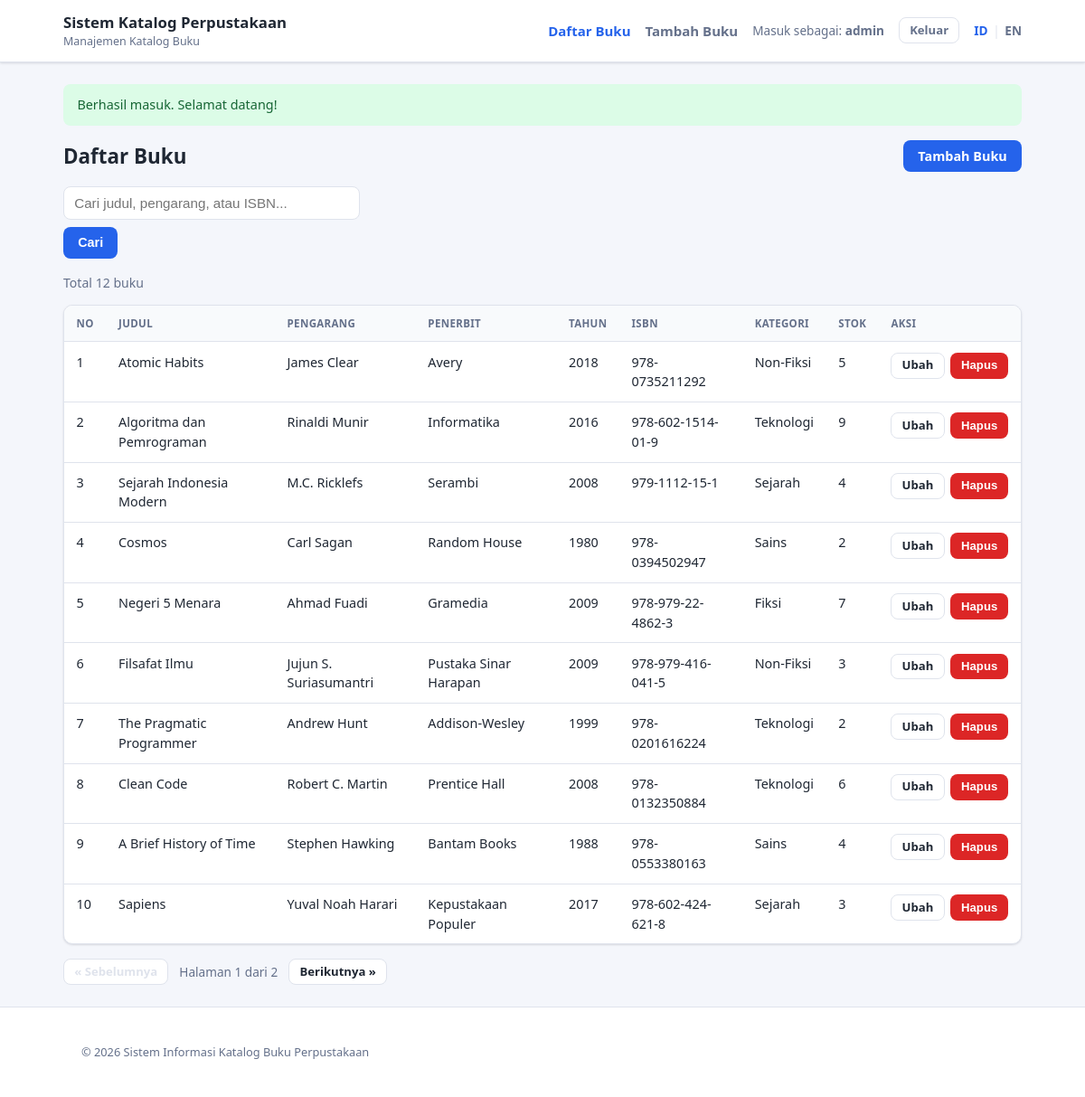
/index.php (signed in), run on the app's committed database.
### tables this page shows
CREATE TABLE `books` (
  `id` int(11) NOT NULL AUTO_INCREMENT,
  `title` varchar(150) NOT NULL,
  `author` varchar(100) NOT NULL,
  `publisher` varchar(100) NOT NULL,
  `year` smallint(6) NOT NULL,
  `isbn` varchar(17) NOT NULL,
  `category` varchar(50) NOT NULL,
  `stock` int(11) NOT NULL DEFAULT 0,
  `created_at` timestamp NOT NULL DEFAULT current_timestamp(),
  `updated_at` timestamp NOT NULL DEFAULT current_timestamp() ON UPDATE current_timestamp(),
  PRIMARY KEY (`id`),
  UNIQUE KEY `isbn` (`isbn`)
);

### includes/functions.php (called while the page is built, shortened)
<?php
require_once __DIR__ . '/../config/database.php';
if (!function_exists('e')) {
    function e($value): string
    {
        return htmlspecialchars((string) $value, ENT_QUOTES, 'UTF-8');
    }
}
if (!function_exists('get_flashes')) {
    function get_flashes(): array
    {
        $flashes = $_SESSION['flash'] ?? [];
        return $flashes;
    }
}

### includes/auth.php (called while the page is built, shortened)
<?php
require_once __DIR__ . '/../config/database.php';
require_once __DIR__ . '/functions.php';
if (!function_exists('is_logged_in')) {
    function is_logged_in(): bool
    {
        return isset($_SESSION['user_id']);
    }
}

### includes/lang.php (called while the page is built, shortened)
<?php
$lang = require __DIR__ . '/../lang/' . $_SESSION['lang'] . '.php';
if (!function_exists('t')) {
    function t(string $key, ...$args): string
    {
        global $lang;
        $text = $lang[$key] ?? $key;
        return $args ? vsprintf($text, $args) : $text;
    }
}

### config/database.php (called while the page is built)
<?php
$DB_CONFIG = [
    'host'    => '127.0.0.1',
    'port'    => 3306,
    'name'    => 'db_perpustakaan',
    'user'    => 'root',
    'pass'    => '',
    'charset' => 'utf8mb4',
];
if (!function_exists('db')) {
    function db(): PDO
    {
        static $pdo = null;
        if ($pdo === null) {
            global $DB_CONFIG;
            $dsn = sprintf(
                'mysql:host=%s;port=%d;dbname=%s;charset=%s',
                $DB_CONFIG['host'],
                $DB_CONFIG['port'],
                $DB_CONFIG['name'],
                $DB_CONFIG['charset']
            );
            try {
                $pdo = new PDO($dsn, $DB_CONFIG['user'], $DB_CONFIG['pass'], [
                    PDO::ATTR_ERRMODE            => PDO::ERRMODE_EXCEPTION,
                    PDO::ATTR_DEFAULT_FETCH_MODE => PDO::FETCH_ASSOC,
                    PDO::ATTR_EMULATE_PREPARES   => false,
                ]);
            } catch (PDOException $e) {
                http_response_code(500);
                exit('Koneksi database gagal / Database connection failed: ' . $e->getMessage());
            }
        }
        return $pdo;
    }
}

### index.php (the view, shortened to what this page needs)
<?php
require_once __DIR__ . '/config/database.php';
require_once __DIR__ . '/includes/functions.php';
require_once __DIR__ . '/includes/auth.php';
require_once __DIR__ . '/includes/lang.php';
$q       = trim((string) ($_GET['q'] ?? ''));
$perPage = 10;
$pageNum = max(1, (int) ($_GET['page'] ?? 1));
$where  = '';
$params = [];
$countStmt = db()->prepare('SELECT COUNT(*) FROM books ' . $where);
$countStmt->execute($params);
$total = (int) $countStmt->fetchColumn();
$totalPages = max(1, (int) ceil($total / $perPage));
$offset = ($pageNum - 1) * $perPage;
$stmt = db()->prepare(
    'SELECT id, title, author, publisher, year, isbn, category, stock
       FROM books ' . $where . '
       ORDER BY id DESC
       LIMIT :limit OFFSET :offset'
);
$stmt->bindValue(':limit', $perPage, PDO::PARAM_INT);
$stmt->bindValue(':offset', $offset, PDO::PARAM_INT);
$stmt->execute();
$books = $stmt->fetchAll();
$pageUrl = function (int $p) use ($q): string {
    $args = ['page' => $p];
    if ($q !== '') {
        $args['q'] = $q;
    }
    return 'index.php?' . http_build_query($args);
};
require __DIR__ . '/includes/header.php';
?>
<div class="page-head">
    <h1><?= e(t('book_list')) ?></h1>
    <a href="create.php" class="btn btn-primary"><?= e(t('nav_add')) ?></a>
</div>
<div class="toolbar">
    <form method="get" action="index.php" class="search-form">
        <input type="text" name="q" class="input" value="<?= e($q) ?>"
               placeholder="<?= e(t('search_placeholder')) ?>">
        <button type="submit" class="btn btn-primary"><?= e(t('btn_search')) ?></button>
    </form>
</div>
<p class="result-meta">
    <?= e(t('total_books', $total)) ?>
</p>
<div class="table-wrap">
    <?php if (empty($books)): ?>
        <div class="empty">
            <?= e($q !== '' ? t('empty_search') : t('empty_state')) ?>
        </div>
    <?php else: ?>
        <table>
            <thead>
                <tr>
                    <th><?= e(t('h_no')) ?></th>
                    <th><?= e(t('h_title')) ?></th>
                    <th><?= e(t('h_author')) ?></th>
                    <th><?= e(t('h_publisher')) ?></th>
                    <th><?= e(t('h_year')) ?></th>
                    <th><?= e(t('h_isbn')) ?></th>
                    <th><?= e(t('h_category')) ?></th>
                    <th><?= e(t('h_stock')) ?></th>
                    <th><?= e(t('h_action')) ?></th>
                </tr>
            </thead>
            <tbody>
                <?php foreach ($books as $i => $book): ?>
                    <tr>
                        <td><?= $offset + $i + 1 ?></td>
                        <td><?= e($book['title']) ?></td>
                        <td><?= e($book['author']) ?></td>
                        <td><?= e($book['publisher']) ?></td>
                        <td><?= e($book['year']) ?></td>
                        <td><?= e($book['isbn']) ?></td>
                        <td><?= e(t('cat_' . $book['category'])) ?></td>
                        <td><?= (int) $book['stock'] ?></td>
                        <td>
                            <div class="cell-actions">
                                <a href="edit.php?id=<?= (int) $book['id'] ?>" class="btn btn-outline btn-sm">
                                    <?= e(t('btn_edit')) ?>
                                </a>
                                <form method="post" action="delete.php" class="inline-form"
                                      onsubmit="return confirm('<?= e(t('confirm_delete')) ?>');">
                                    <button type="submit" class="btn btn-danger btn-sm">
                                        <?= e(t('btn_delete')) ?>
                                    </button>
                                </form>
                            </div>
                        </td>
                    </tr>
                <?php endforeach; ?>
            </tbody>
        </table>
    <?php endif; ?>
</div>
<?php if ($totalPages > 1): ?>
    <div class="pagination">
        <?php if ($pageNum > 1): ?>
            <a href="<?= e($pageUrl($pageNum - 1)) ?>" class="btn btn-outline btn-sm">
                &laquo; <?= e(t('page_prev')) ?>
            </a>
        <?php else: ?>
            <span class="btn btn-outline btn-sm disabled">&laquo; <?= e(t('page_prev')) ?></span>
        <?php endif; ?>
        <span class="page-info"><?= e(t('page_info', $pageNum, $totalPages)) ?></span>
        <?php if ($pageNum < $totalPages): ?>
            <a href="<?= e($pageUrl($pageNum + 1)) ?>" class="btn btn-outline btn-sm">
                <?= e(t('page_next')) ?> &raquo;
            </a>
        <?php else: ?>
            <span class="btn btn-outline btn-sm disabled"><?= e(t('page_next')) ?> &raquo;</span>
        <?php endif; ?>
    </div>
<?php endif; ?>
<?php require __DIR__ . '/includes/footer.php'; ?>

### includes/header.php (shortened to what this page needs)
<?php
require_once __DIR__ . '/auth.php';
require_once __DIR__ . '/lang.php';
$flashes = get_flashes();
$current = basename($_SERVER['SCRIPT_NAME'] ?? '');
$isHome  = $current === 'index.php';
$isAdd   = $current === 'create.php';
?>
<!DOCTYPE html>
<html lang="<?= e($_SESSION['lang']) ?>">
<head>
    <link rel="stylesheet" href="assets/style.css">
</head>
<body>
<header class="topbar">
    <div class="topbar-inner">
        <a class="brand" href="<?= is_logged_in() ? 'index.php' : 'login.php' ?>">
            <span class="brand-title"><?= e(t('app_name')) ?></span>
            <span class="brand-tagline"><?= e(t('app_tagline')) ?></span>
        </a>
        <nav class="nav">
            <?php if (is_logged_in()): ?>
                <a href="index.php" class="<?= $isHome ? 'active' : '' ?>"><?= e(t('nav_books')) ?></a>
                <a href="create.php" class="<?= $isAdd ? 'active' : '' ?>"><?= e(t('nav_add')) ?></a>
                <span class="nav-user">
                    <?= e(t('logged_in_as')) ?>: <strong><?= e($_SESSION['username'] ?? '') ?></strong>
                </span>
                <a href="logout.php" class="btn btn-outline btn-sm"><?= e(t('logout')) ?></a>
            <?php endif; ?>
            <span class="lang-switch" title="<?= e(t('language')) ?>">
                <a href="set_lang.php?lang=id" class="<?= $_SESSION['lang'] === 'id' ? 'active' : '' ?>">ID</a>
                <span class="sep">|</span>
                <a href="set_lang.php?lang=en" class="<?= $_SESSION['lang'] === 'en' ? 'active' : '' ?>">EN</a>
            </span>
        </nav>
    </div>
</header>
<main class="container">
<?php foreach ($flashes as $flash): ?>
    <div class="flash flash-<?= e($flash['type']) ?>" role="alert"><?= e(t($flash['message'])) ?></div>
<?php endforeach; ?>

### includes/footer.php
</main>
<footer class="footer">
    <div class="container">
        <p>&copy; <?= date('Y') ?> <?= e(t('footer_text')) ?></p>
    </div>
</footer>
</body>
</html>

### assets/style.css (style rules this page uses)
:root { --bg: #f4f6fb; --surface: #ffffff; --border: #dfe3ec; --text: #1f2733; --muted: #64708a; --primary: #2563eb; --primary-dark: #1d4ed8; --danger: #dc2626; --danger-dark: #b91c1c; --success-bg: #dcfce7; --success-fg: #166534; --error-bg: #fee2e2; --error-fg: #991b1b; --warning-bg: #fef3c7; --warning-fg: #92400e; --radius: 10px; --shadow: 0 1px 3px rgba(16, 24, 40, .08), 0 1px 2px rgba(16, 24, 40, .06); }
* { box-sizing: border-box; }
html, body { margin: 0; padding: 0; }
body { background: var(--bg); color: var(--text); font-family: "Segoe UI", Roboto, Helvetica, Arial, sans-serif; font-size: 15px; line-height: 1.5; min-height: 100vh; display: flex; flex-direction: column; }
a { color: var(--primary); text-decoration: none; }
.topbar { background: var(--surface); border-bottom: 1px solid var(--border); box-shadow: var(--shadow); }
.topbar-inner { max-width: 1100px; margin: 0 auto; padding: .75rem 1.25rem; display: flex; align-items: center; justify-content: space-between; gap: 1rem; flex-wrap: wrap; }
.brand { display: flex; flex-direction: column; color: var(--text); }
.brand-title { font-weight: 700; font-size: 1.05rem; }
.brand-tagline { font-size: .78rem; color: var(--muted); }
.nav { display: flex; align-items: center; gap: 1rem; flex-wrap: wrap; }
.nav > a { color: var(--muted); font-weight: 600; }
.nav > a.active { color: var(--primary); }
.nav-user { font-size: .85rem; color: var(--muted); }
.lang-switch { display: inline-flex; align-items: center; gap: .35rem; font-size: .85rem; }
.lang-switch a { color: var(--muted); font-weight: 700; }
.lang-switch a.active { color: var(--primary); }
.lang-switch .sep { color: var(--border); }
.container { width: 100%; max-width: 1100px; margin: 0 auto; padding: 1.5rem 1.25rem; flex: 1 0 auto; }
.page-head { display: flex; align-items: center; justify-content: space-between; gap: 1rem; flex-wrap: wrap; margin-bottom: 1rem; }
.page-head h1 { font-size: 1.4rem; margin: 0; }
.input { width: 100%; padding: .55rem .7rem; border: 1px solid var(--border); border-radius: 8px; font-size: .95rem; color: var(--text); background: #fff; }
.btn { display: inline-block; padding: .5rem .95rem; border: 1px solid transparent; border-radius: 8px; font-size: .9rem; font-weight: 600; cursor: pointer; line-height: 1.2; text-decoration: none; }
.btn-sm { padding: .35rem .7rem; font-size: .82rem; }
.btn-primary { background: var(--primary); color: #fff; }
.btn-outline { background: #fff; color: var(--text); border-color: var(--border); }
.btn-danger { background: var(--danger); color: #fff; }
.toolbar { display: flex; align-items: center; justify-content: space-between; gap: 1rem; flex-wrap: wrap; margin-bottom: 1rem; }
.search-form { display: flex; gap: .5rem; flex-wrap: wrap; }
.search-form .input { min-width: 260px; }
.result-meta { color: var(--muted); font-size: .88rem; margin: 0 0 .85rem; }
.table-wrap { background: var(--surface); border: 1px solid var(--border); border-radius: var(--radius); box-shadow: var(--shadow); overflow-x: auto; }
table { width: 100%; border-collapse: collapse; font-size: .9rem; }
thead th { text-align: left; background: #f8fafc; color: var(--muted); text-transform: uppercase; letter-spacing: .03em; font-size: .72rem; padding: .7rem .85rem; border-bottom: 1px solid var(--border); white-space: nowrap; }
tbody td { padding: .7rem .85rem; border-bottom: 1px solid var(--border); vertical-align: top; }
tbody tr:last-child td { border-bottom: none; }
.cell-actions { white-space: nowrap; display: flex; gap: .4rem; align-items: center; }
.inline-form { display: inline; }
.pagination { display: flex; align-items: center; gap: .75rem; margin-top: 1rem; flex-wrap: wrap; }
.pagination .page-info { color: var(--muted); font-size: .85rem; }
.pagination .disabled { color: var(--border); pointer-events: none; }
.flash { padding: .7rem .9rem; border-radius: 8px; margin-bottom: 1rem; font-size: .9rem; border: 1px solid transparent; }
.flash-success { background: var(--success-bg); color: var(--success-fg); }
.footer { border-top: 1px solid var(--border); background: var(--surface); margin-top: auto; }
.footer p { max-width: 1100px; margin: 0 auto; padding: 1rem 1.25rem; color: var(--muted); font-size: .8rem; }

### data on the page
books: i "1", title "Atomic Habits", author "James Clear", publisher "Avery", year "2018", isbn "978-0735211292", category "Non-Fiksi", stock "5"
books: i "2", title "Algoritma dan Pemrograman", author "Rinaldi Munir", publisher "Informatika", year "2016", isbn "978-602-1514-01-9", category "Teknologi", stock "9"
books: i "3", title "Sejarah Indonesia Modern", author "M.C. Ricklefs", publisher "Serambi", year "2008", isbn "979-1112-15-1", category "Sejarah", stock "4"
books: i "4", title "Cosmos", author "Carl Sagan", publisher "Random House", year "1980", isbn "978-0394502947", category "Sains", stock "2"
books: i "5", title "Negeri 5 Menara", author "Ahmad Fuadi", publisher "Gramedia", year "2009", isbn "978-979-22-4862-3", category "Fiksi", stock "7"
books: i "6", title "Filsafat Ilmu", author "Jujun S. Suriasumantri", publisher "Pustaka Sinar Harapan", year "2009", isbn "978-979-416-041-5", category "Non-Fiksi", stock "3"
books: i "7", title "The Pragmatic Programmer", author "Andrew Hunt", publisher "Addison-Wesley", year "1999", isbn "978-0201616224", category "Teknologi", stock "2"
books: i "8", title "Clean Code", author "Robert C. Martin", publisher "Prentice Hall", year "2008", isbn "978-0132350884", category "Teknologi", stock "6"
books: i "9", title "A Brief History of Time", author "Stephen Hawking", publisher "Bantam Books", year "1988", isbn "978-0553380163", category "Sains", stock "4"
books: i "10", title "Sapiens", author "Yuval Noah Harari", publisher "Kepustakaan Populer", year "2017", isbn "978-602-424-621-8", category "Sejarah", stock "3"

### other printed values
t('app_name') "Sistem Katalog Perpustakaan"
t('app_tagline') "Manajemen Katalog Buku"
t('nav_books') "Daftar Buku"
t('nav_add') "Tambah Buku"
t('logged_in_as') "Masuk sebagai"
$_SESSION['username'] "admin"
t('logout') "Keluar"
t($flash['message']) "Berhasil masuk. Selamat datang!"
t('book_list') "Daftar Buku"
t('btn_search') "Cari"
t('total_books', $total) "Total 12 buku"
t('h_no') "NO"
t('h_title') "JUDUL"
t('h_author') "PENGARANG"
t('h_publisher') "PENERBIT"
